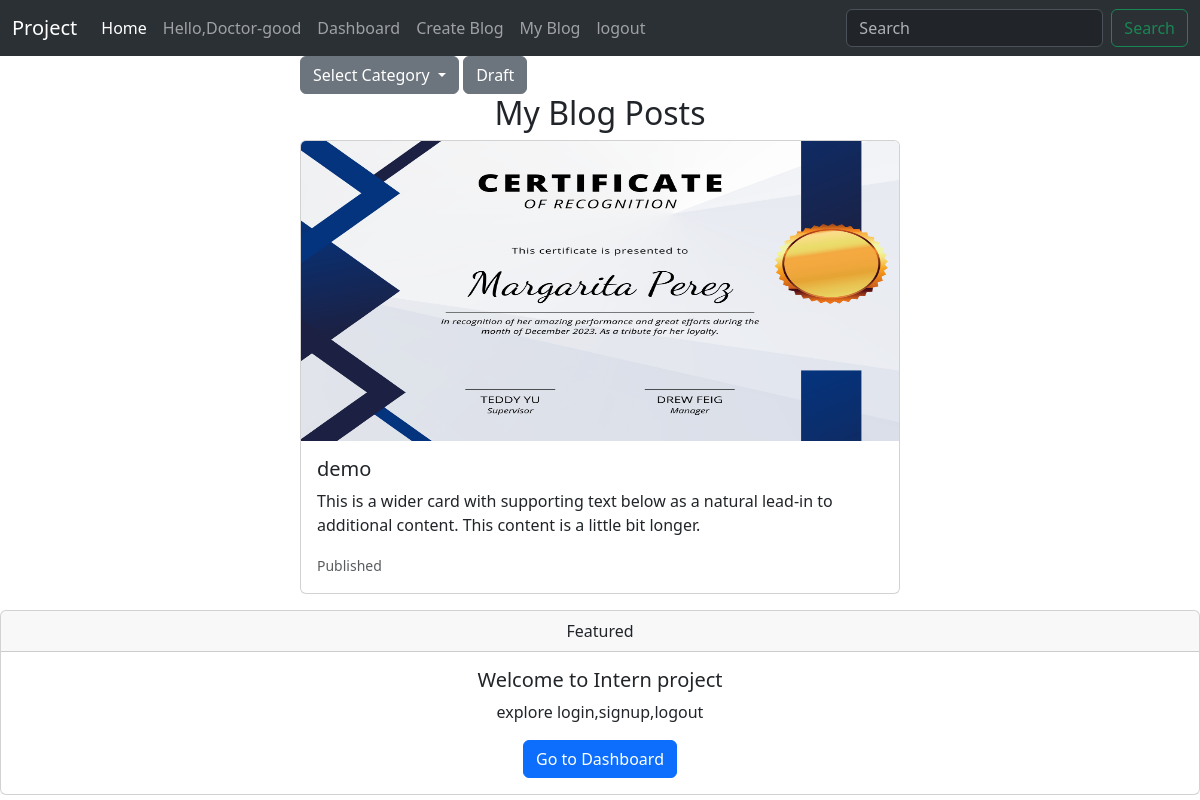
The app's page /my_blog_posts/ (signed in), older data.
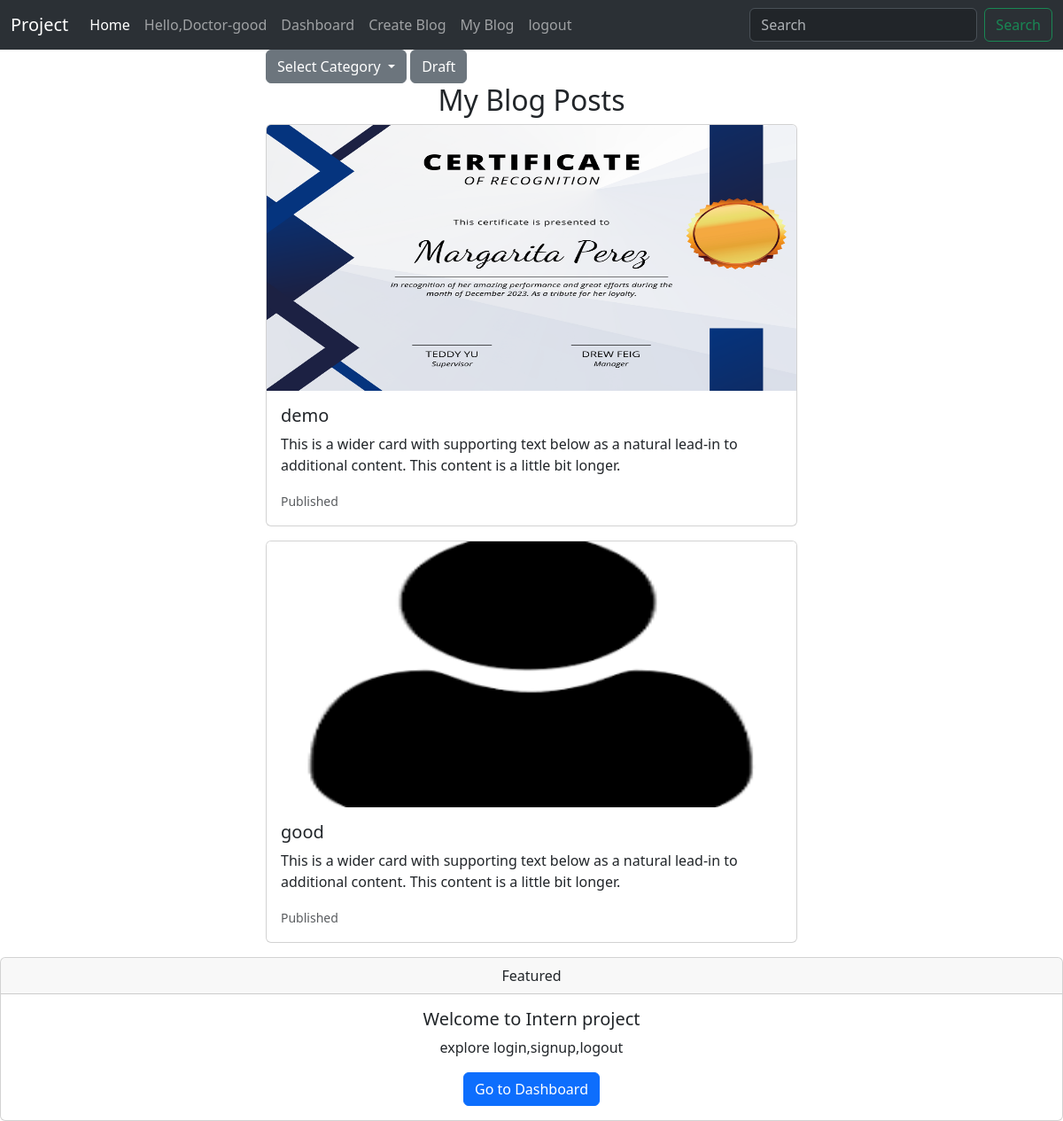
The same page, newer data.
### users/models.py (models this page shows)
class User(AbstractUser):
    USER_TYPE_CHOICES = (
        ('Patient', 'Patient'),
        ('Doctor', 'Doctor'),
    )
    user_type = models.CharField(max_length=20, choices=USER_TYPE_CHOICES)
    profile_picture = models.FileField(upload_to='profile_pictures/', blank=True, null=True)
    address_line1 = models.CharField(max_length=255)
    city = models.CharField(max_length=100)
    state = models.CharField(max_length=100)
    pincode = models.CharField(max_length=10)

### blog/models.py (models this page shows, shortened)
class BlogPost(models.Model):
    STATUS_CHOICES = (
        ('Draft', 'Draft'),
        ('Published', 'Published'),
    )
    title = models.CharField(max_length=200)
    image = models.ImageField(upload_to='blog_images/', null=True, blank=True)
    category = models.ForeignKey(Category, on_delete=models.CASCADE)
    summary = models.TextField()
    content = models.TextField()
    status = models.CharField(max_length=10, choices=STATUS_CHOICES, default='Draft')
    author = models.ForeignKey(User, on_delete=models.CASCADE)
    created_at = models.DateTimeField(auto_now_add=True)

### blog/views.py (the view)
# urls.py: path('my_blog_posts/',views.my_blog_posts, name='my_blog_posts'),
@login_required
def my_blog_posts(request):
    if request.user.user_type != 'Doctor':
        messages.success(request,"you are not doctor")
        return redirect('main')
    blog_posts = BlogPost.objects.filter(author=request.user)
    categories = Category.objects.all()
    return render(request, 'blog/my_blog_posts.html', {'blog_posts': blog_posts,'categories':categories})

### Templates/blog/my_blog_posts.html (shortened to what this page needs)
{% extends "main.html" %}
{% block content %}
<div class="col-md-6 offset-md-3">
    <span class="dropdown">
        <button class="btn btn-secondary dropdown-toggle" type="button" data-bs-toggle="dropdown" aria-expanded="false">
         Select Category
        </button>
      </span>
      <span class="dropdown">
    <a href="{% url 'draft' %}" class="btn btn-secondary">
         Draft
    </a>
      </span>
    <h2 style="text-align: center;">My Blog Posts</h2>
    {% for post in blog_posts %}
    {% if post.status == 'Published' %}
    <div class="card mb-3">
        <img src="{{ post.image.url }}" class="card-img-top" alt="..." height="300px">
        <div class="card-body">
          <h5 class="card-title">{{ post.title }}</h5>
          <p class="card-text">This is a wider card with supporting text below as a natural lead-in to additional content. This content is a little bit longer.</p>
          <p class="card-text"><small class="text-body-secondary">{{ post.status }}</small></p>
        </div>
      </div>
      {% endif %}
    {% endfor %}
</div>
{% endblock %}

### Templates/main.html (shortened to what this page needs)
<!doctype html>
<html lang="en">
  <head>
    <link href="https://cdn.jsdelivr.net/npm/bootstrap@5.3.3/dist/css/bootstrap.min.css" rel="stylesheet">
  </head>
  <body>
    <nav class="navbar bg-dark navbar-expand-lg bg-body-tertiary"  data-bs-theme="dark" >
        <div class="container-fluid">
          <a class="navbar-brand" href="#">Project</a>
          <div class="collapse navbar-collapse" id="navbarSupportedContent">
            <ul class="navbar-nav me-auto mb-2 mb-lg-0">
              <li class="nav-item">
                <a class="nav-link active" aria-current="page" href="{% url 'main' %}">Home</a>
              </li>
              {% if user.is_authenticated %}
              <li class="nav-item">
                <a class="nav-link" href="{% url 'dashboard' %}">Hello,{{user.user_type}}-{{ user.first_name }}</a>
              </li>
              <li class="nav-item">
                <a class="nav-link" href="{% url 'dashboard' %}">Dashboard</a>
              </li>
              {% if user.user_type == 'Patient'%}
              <li class="nav-item">
                <a class="nav-link" href="{% url 'all_blog' %}">Blogs</a>
              </li>
              {% else %}
              <li class="nav-item">
                <a class="nav-link" href="{% url 'create_blog_post' %}">Create Blog</a>
              </li>
              <li class="nav-item">
                <a class="nav-link" href="{% url 'my_blog_posts' %}">My Blog</a>
              </li>
              {% endif %}
              <li class="nav-item">
                <a class="nav-link" href="{% url 'logout' %}">logout</a>
              </li>
              {% endif %}
            </ul>
            <form class="d-flex" role="search">
              <input class="form-control me-2" type="search" placeholder="Search" aria-label="Search">
              <button class="btn btn-outline-success" type="submit">Search</button>
            </form>
          </div>
        </div>
      </nav>
      {% block content %}
      {% endblock %}
    {% if user.is_login %}
    {% include 'users/dashboard.html' %}
    {% else %}
    {% if user.is_authenticated %}
    <div class="card text-center">
        <div class="card-header">
          Featured
        </div>
        <div class="card-body">
          <h5 class="card-title">Welcome to Intern project</h5>
          <p class="card-text">explore login,signup,logout</p>
          <a href="{% url 'dashboard' %}" class="btn btn-primary">Go to Dashboard</a>
        </div>
      </div>
      {% endif %}
    {% endif %}
  </body>
</html>

Row changes from the older to the newer data that the page shows:
added BlogPost: image (picture), title "good", status "Published"
